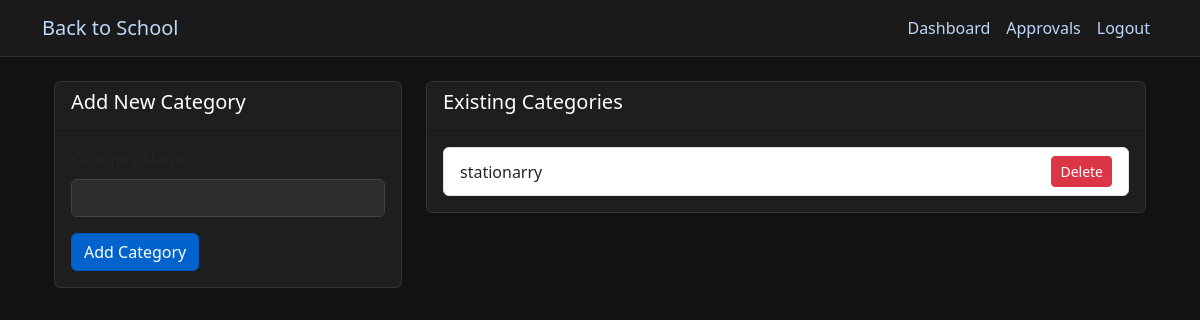
The app's page /admin/categories (signed in), older data.
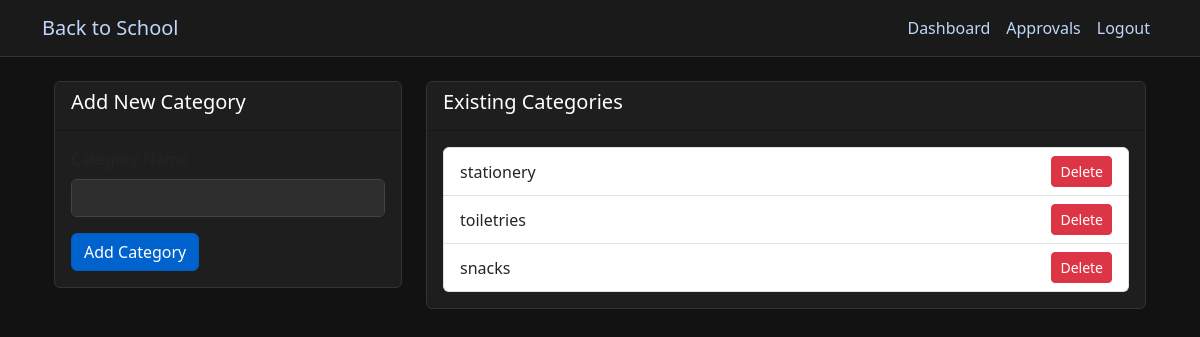
The same page, newer data.
### app.py (models this page shows)
class ProductCategory(db.Model):
    id = db.Column(db.Integer, primary_key=True)
    name = db.Column(db.String(50), unique=True, nullable=False)

### app.py (the view, shortened to what this page needs)
@app.route('/admin/categories', methods=['GET', 'POST'])
@role_required(['app_admin'])
def manage_categories():
    categories = ProductCategory.query.all()
    return render_template('admin/manage_categories.html', categories=categories)

### app.py (called while the page is built)
def role_required(roles):
    def decorator(f):
        @wraps(f)
        def decorated_function(*args, **kwargs):
            if 'user_id' not in session:
                flash('Please log in to access this page', 'error')
                return redirect(url_for('login'))
            if session['role'] not in roles:
                flash('You do not have permission to access this page', 'error')
                return redirect(url_for('dashboard'))
            return f(*args, **kwargs)
        return decorated_function
    return decorator

@app.context_processor
def inject_current_user():
    if 'user_id' in session:
        user = db.session.get(User, session['user_id'])
        return {'current_user': user}
    return {'current_user': None}

@app.context_processor
def inject_cart_item_count():
    if 'user_id' in session and session['role'] in ['parent', 'student']:
        user = db.session.get(User, session['user_id'])
        cart = user.carts[0] if user.carts else None
        if cart and cart.items:
            return {'cart_item_count': len(cart.items)}
    return {'cart_item_count': 0}

### templates/admin/manage_categories.html
{% extends "base.html" %}
{% block content %}
<div class="container">
    <div class="row">
        <div class="col-md-4">
            <div class="card">
                <div class="card-header">
                    <h5>Add New Category</h5>
                </div>
                <div class="card-body">
                    <form method="POST" action="{{ url_for('manage_categories') }}">
                        <div class="mb-3">
                            <label for="name" class="form-label">Category Name</label>
                            <input type="text" class="form-control" id="name" name="name" required>
                        </div>
                        <button type="submit" class="btn btn-primary">Add Category</button>
                    </form>
                </div>
            </div>
        </div>
        <div class="col-md-8">
            <div class="card">
                <div class="card-header">
                    <h5>Existing Categories</h5>
                </div>
                <div class="card-body">
                    <ul class="list-group">
                        {% for category in categories %}
                        <li class="list-group-item d-flex justify-content-between align-items-center">
                            {{ category.name }}
                            <form action="{{ url_for('delete_category', cat_id=category.id) }}" method="POST" onsubmit="return confirm('Are you sure you want to delete this category?');">
                                <button type="submit" class="btn btn-danger btn-sm">Delete</button>
                            </form>
                        </li>
                        {% else %}
                        <li class="list-group-item">No categories found.</li>
                        {% endfor %}
                    </ul>
                </div>
            </div>
        </div>
    </div>
</div>
{% endblock %}

Row changes from the older to the newer data that the page shows:
changed ProductCategory: name "stationarry" → "stationery"
added ProductCategory: name "toiletries"
added ProductCategory: name "snacks"
